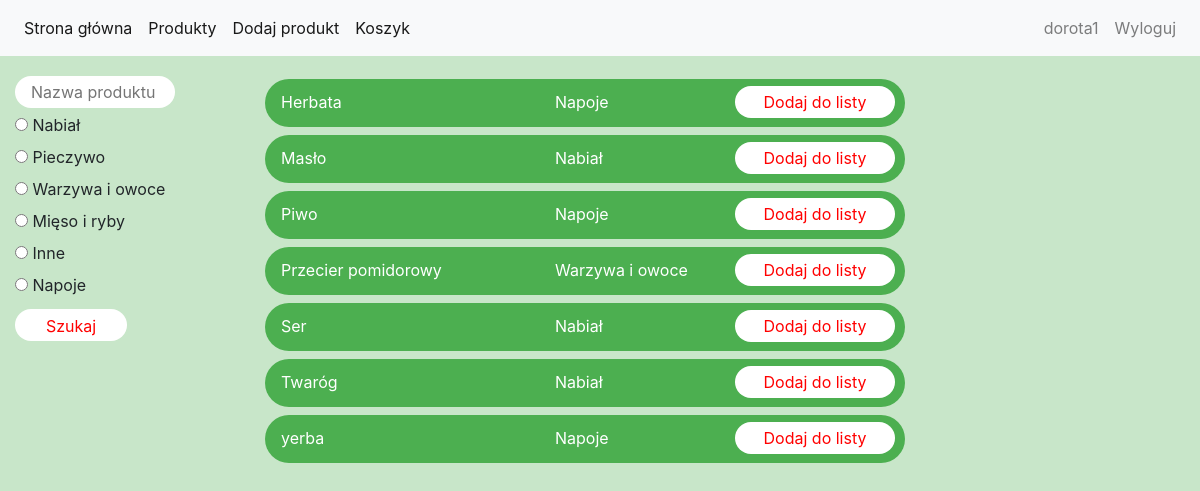
Screenshot of /my_search/ (signed in) with the database file from the repository.
### project_app/models.py (models this page shows, shortened)
class Category(models.Model):
    id = models.AutoField(primary_key=True)
    category_name = models.TextField(default = 0)
    def __str__(self):
        return f'{self.category_name}'

class Product(models.Model):
    id = models.AutoField(primary_key=True)
    product_name = models.TextField(default = 0, max_length=20)
    category = models.ForeignKey(Category, on_delete=models.CASCADE)
    user_id = models.ForeignKey(User, on_delete=models.CASCADE, default = 0)
    create_date = models.DateTimeField(default=timezone.now)

### project_app/views.py (the view)
# urls.py: path('my_search/', my_search, name='my_search'),
@login_required
def my_search(request):
    user = request.user
    search_input = request.POST.get('product_name', '')
    all_products = Product.objects.filter(Q(user_id = user.id) | Q(user_id = 1)).order_by('product_name')
    cat_id = request.POST.get('radiocat', None)
    cat = Category.objects.filter()
    context = {'product': all_products, 'category': cat}
    if search_input is not '':
        context = {}
        for product in all_products:
            if str(search_input.upper()) in product.product_name.upper():
                q_set = Product.objects.filter(product_name = product.product_name).filter(Q(user_id = user.id) | Q(user_id = 1))
                context = {'product': q_set, 'category': cat}
    if search_input is '' and cat_id is not None:
        context = {}
        category = Category.objects.get(id=cat_id)
        filtered_products = Product.objects.filter(category=category).filter(Q(user_id = user.id) | Q(user_id = 1)).order_by('product_name')
        context = {'product': filtered_products, 'category': cat}
    return render(request, "my_search_form.html", context)

### templates/my_search_form.html (shortened to what this page needs)
{% extends 'base_logged.html' %}
{% load static %}
{% block content %}
<body class="background-color">
<table border="0" cellpadding="15">
    <tr>
            <td width="250" valign="top">
                <form action="" method="post">
                    <input class="product_list_search" id="product_name" type="text" name="product_name" placeholder="Nazwa produktu" maxlength="30">
                        <br>
                    {% for i in category %}
                        <input type="radio" id="{{i.id}}" name="radiocat" value="{{i.id}}">
                        <label>{{ i.category_name }}</label><br>
                    {% endfor %}
                    <input class="product_list_search_button" type="submit" value="Szukaj"><br>
                </form>
        <br>
            </td>
            <td valign="top">
                <form action="/add_to_cart/" method="post">
                    {% for product in product %}
                    <div class="product_list">
                        <center>
                            <table border="0" cellpadding="4">
                                <tr>
                                    <td style="padding-left: 10px" width="280">{{ product.product_name }}</td>
                                    <td width="180">{{ product.category }}</td>
                                    <td><button class="product_list_button" type="submit" name="product" value="{{product.id}}">Dodaj do listy</button> </td>
                                </tr>
                            </table>
                        </center>
                    </div>
                    {% endfor %}
                </form>
            </td>
    </tr>
</table>
</body>
{% endblock %}

### templates/base_logged.html (shortened to what this page needs)
<!DOCTYPE html>
{% load static %}
<html lang="pl">
<head>
    <link rel="stylesheet" href="{% static 'css/style.css' %}">
    <link rel="stylesheet" href="https://stackpath.bootstrapcdn.com/bootstrap/4.4.1/css/bootstrap.min.css"
>
</head>
<body>
<nav class="navbar navbar-expand-lg navbar-light bg-light">
  <div class="collapse navbar-collapse" id="navbarNav">
    <ul class="navbar-nav">
      <li class="nav-item active">
        <a class="nav-link" href="{% url 'home' %}">Strona główna <span class="sr-only">(current)</span></a>
      </li>
      <li class="nav-item active">
        <a class="nav-link" href="{% url 'my_search' %}">Produkty<span class="sr-only">(current)</span></a>
      </li>
      <li class="nav-item active">
        <a class="nav-link" href="{% url 'add_product_view' %}">Dodaj produkt <span class="sr-only">(current)</span></a>
      </li>
      <li class="nav-item active">
        <a class="nav-link" href="{% url 'cart' %}">Koszyk <span class="sr-only">(current)</span></a>
      </li>
    </ul>
      <ul class="navbar-nav ml-auto">
      <li class="nav-item">
        <a class="nav-link" href="{% url 'edit_profil' %}">{% if request.user.is_authenticated %}{{ request.user }}{% endif %}</a>
      </li>
      <li class="nav-item">
        <a class="nav-link" href="{% url 'logout' %}">Wyloguj</a>
      </li>
    </ul>
  </div>
</nav>
{% block content %}
{% endblock %}
</body>
</html>

### public/static/css/style.css (style rules this page uses)
.background-color { background: #C8E6C9; }
.product_list { height: 3rem; width: 40rem; margin: 0.5rem auto; padding: 0.1rem; border: 0rem solid; border-radius: 2rem; background: #4CAF50; color: white; }
.product_list_button { height: 2rem; width: 10rem; margin: 0.1rem auto; padding: 0.07rem; border: 0rem solid; border-radius: 2rem; background: white; color: red; }
.product_list_search { height: 2rem; width: 10rem; margin: 0.3rem auto; padding: 1rem; border: 0px; border-radius: 2rem; background: white; color: black; }
.product_list_search_button { height: 2rem; width: 7rem; margin: 0.3rem auto; padding: 0.3rem; border: 0px; border-radius: 2rem; background: white; color: red; }

### rows the page displays
Category: category_name "Nabiał"
Category: category_name "Pieczywo"
Category: category_name "Warzywa i owoce"
Category: category_name "Mięso i ryby"
Category: category_name "Inne"
Category: category_name "Napoje"
Product: product_name "Herbata", category "Napoje", {{ product.id }} 41 (drawn)
Product: product_name "Masło", category "Nabiał", {{ product.id }} 42 (drawn)
Product: product_name "Piwo", category "Napoje", {{ product.id }} 28 (drawn)
Product: product_name "Przecier pomidorowy", category "Warzywa i owoce", {{ product.id }} 44 (drawn)
Product: product_name "Ser", category "Nabiał", {{ product.id }} 1 (drawn)
Product: product_name "Twaróg", category "Nabiał", {{ product.id }} 43 (drawn)
Product: product_name "yerba", category "Napoje", {{ product.id }} 21 (drawn)

### other values shown
{{ request.user }} "dorota1"
